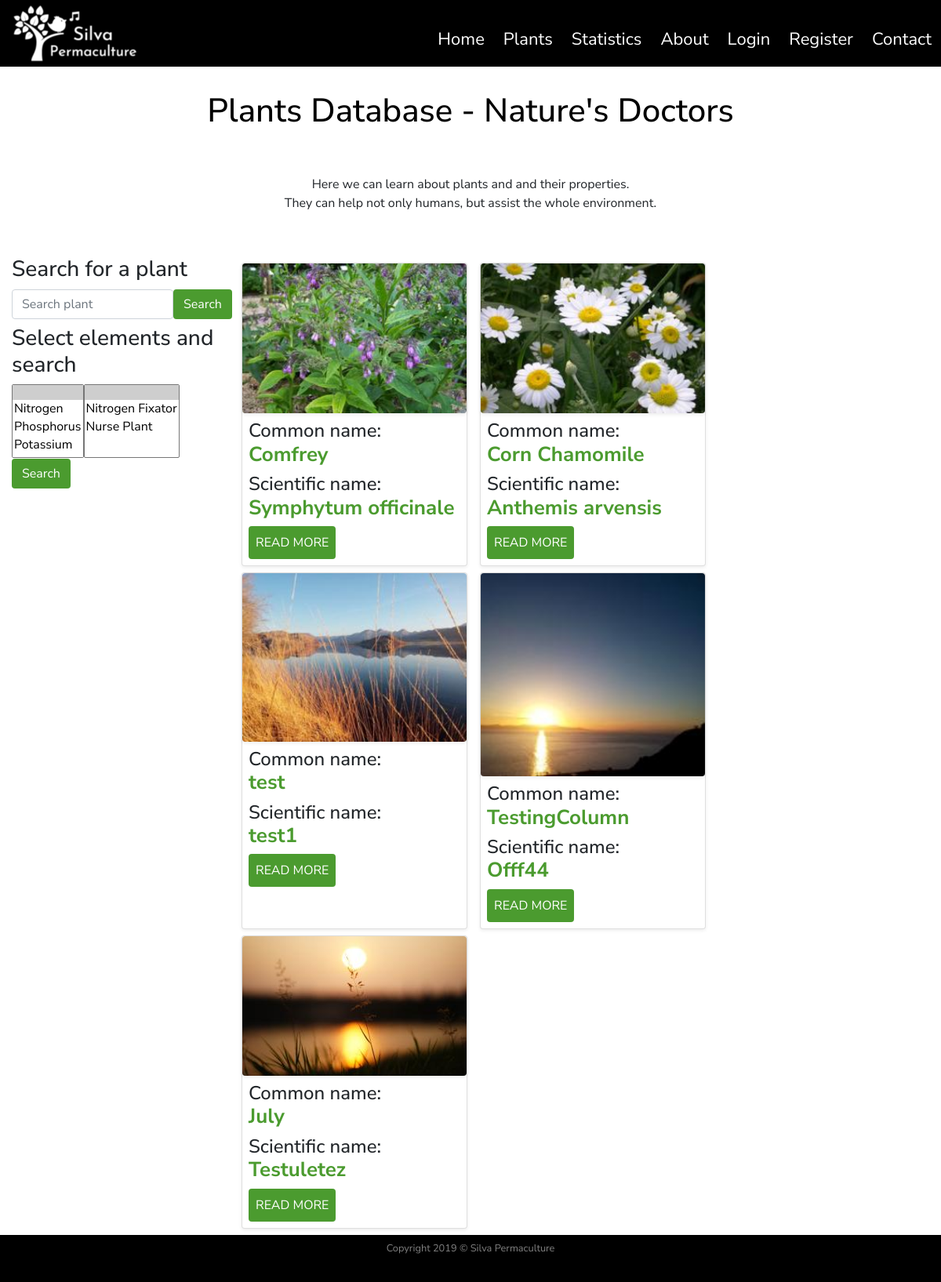
/plants, run on an earlier commit of the app's database.
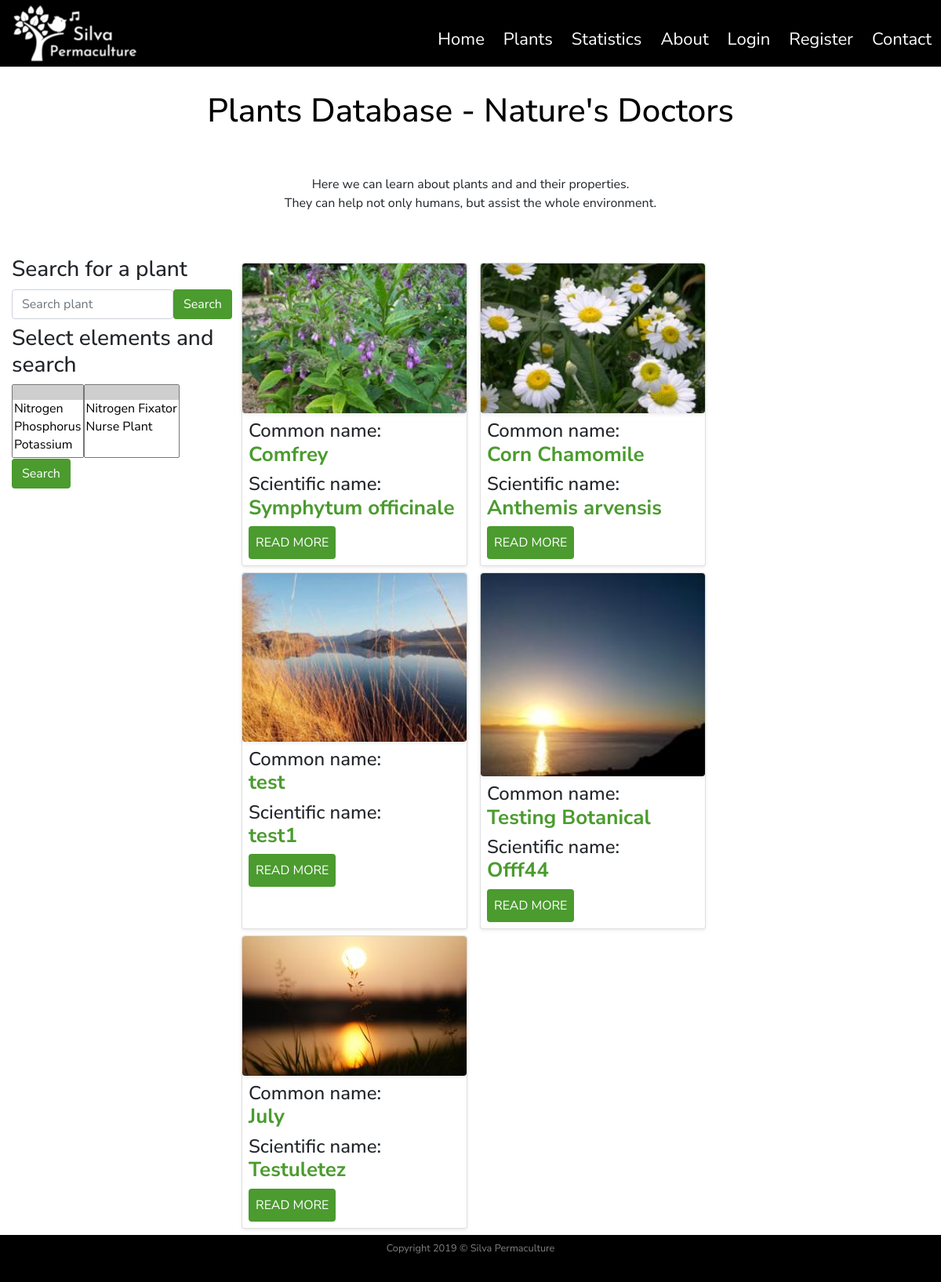
And on a later commit of the database.
### silvapermaculture/models.py (models this page shows, shortened)
class SearchitMixin(object):
    @classmethod
    def search(cls, expression, page, per_page):
        ids, total = search_index(cls.__tablename__, expression, page, per_page)
        if total == 0:
            return cls.query.filter_by(id=0), 0
        when = []
        for i in range(len(ids)):
            when.append((ids[i],i))
        return cls.query.filter(cls.id.in_(ids)).order_by(
            db.case(when, value=cls.id)), total

class Plants(SearchitMixin, db.Model):
    __searchit__ = ['common_name', 'botanical_name', 'medicinal', 'region']
    id = db.Column(db.Integer, primary_key=True)
    common_name = db.Column(db.String(40), nullable=False)
    botanical_name = db.Column(db.String(80), unique=True, nullable=False)
    short_description = db.Column(db.Text, nullable=False)
    medicinal = db.Column(db.Text, nullable=False)
    other_uses = db.Column(db.Text, nullable=False)
    habitats = db.Column(db.Text, nullable=False)
    region = db.Column(db.Text, nullable=False)
    image_file = db.Column(db.String(20), default='default_plant_pic.jpg')
    date_added = db.Column(db.DateTime, nullable=False, default=datetime.utcnow)
    user_id = db.Column(db.Integer, db.ForeignKey('user.id'), nullable=False)
    dna = db.relationship('DNA', secondary = plants_dna_table)  # Dynamic_Nutrient_Accumulated
    nfn = db.relationship('NFN', secondary = plants_nfn_table)  # Nitrogen_Fixers_Nursing

### silvapermaculture/routes.py (the view)
@app.route("/plants")
def plants():
    plants = Plants.query.all()
    search = SearchForm()
    searchn = SearchFormN()
    return render_template('plants.html', title= 'Plants Database', plants=plants, search=search, searchn=searchn)

### silvapermaculture/forms.py
class SearchForm(FlaskForm):
    q = StringField(('Search plant'), validators=[DataRequired(),Length(max=60)])
    def __init__(self, *args, **kwargs):
        if 'formdata' not in kwargs:
            kwargs['formdata'] = request.args
        if 'csrf_enabled' not in kwargs:
            kwargs['csrf_enabled'] = False
        super(SearchForm, self).__init__(*args, **kwargs)
    submit = SubmitField('Search')

class SearchFormN(FlaskForm):
    dna = QuerySelectMultipleField('Select Element', validators=[DataRequired()], query_factory=enabled_dna, allow_blank=True, get_label='element')
    nfn = QuerySelectMultipleField('Select Property', validators=[DataRequired()], query_factory=enabled_nfn, allow_blank=True,
                                   get_label='plant_extra')
    def __init__(self, *args, **kwargs):
        if 'formdata' not in kwargs:
            kwargs['formdata'] = request.args
        if 'csrf_enabled' not in kwargs:
            kwargs['csrf_enabled'] = False
        super(SearchFormN, self).__init__(*args, **kwargs)
    submit = SubmitField('Search')

### silvapermaculture/forms.py (called while the page is built)
def enabled_dna():
    return DNA.query

def enabled_nfn():
    return NFN.query

### silvapermaculture/templates/plants.html
{% extends "layout.html" %}
    {% block content %}
        <div class="row">
            <div class="col-12">
                <h1 class="text-center my-4 py-2" id="headingOther">Plants Database - Nature's Doctors</h1>
            </div>
        </div>
        <div class="row my-3">
            <div class="col-12 mb-2">
                <p class="text-center p-2">Here we can learn about plants and and their properties.<br/>
                    They can help not only humans, but assist the whole environment. <br/>
                </p>
            </div>
        </div>
        <div class="row">
            <div class="col-12 col-lg-3">
                <h3 class="my-2 text-left">Search for a plant</h3>
                <form class="form-inline my-2 my-lg-0" method="get" action="{{url_for('search')}}">
                    <div class="form-group row">
                        <div class="col-12 ">
                    {{ search.q(size=20, class="form-control", placeholder=search.q.label.text) }}
                         </div>
                    </div>
                    <div class="col-1 m-0 p-0 mb-3 mb-sm-0 mr-lg-3">
                    {{ search.submit(class="btn btn-search") }}
                     </div>
                </form>
                <h3 class="my-2 text-left">Select elements and search</h3>
                <form class="form-inline my-2 my-lg-0" method="get" action="{{url_for('searchn') }}">
                        <div class="form-group row">
                                  {% if searchn.dna.errors %}
                                    {{ searchn.dna(class="form-control form-control-lg is-invalid") }}
                                    <div class="invalid-feedback">
                                        {% for error in searchn.dna.errors %}
                                            <span>{{ error }}</span>
                                        {% endfor %}
                                    </div>
                                  {% else %}
                                  <div class="col-12">
                                  {{ searchn.dna(class_="selectpicker", multiple=True) }}
                                  </div>
                                  {% endif %}
                        </div>
                        <div class="form-group row">
                                  {% if searchn.nfn.errors %}
                                    {{ searchn.nfn(class="form-control form-control-lg is-invalid") }}
                                    <div class="invalid-feedback">
                                        {% for error in searchn.nfn.errors %}
                                            <span>{{ error }}</span>
                                        {% endfor %}
                                    </div>
                                  {% else %}
                                   <div class="col-12">
                                  {{ searchn.nfn(class_="selectpicker", multiple=True) }}
                                   </div>
                                  {% endif %}
                        </div>
                        <div class="col-12 m-0 p-0">
                        {{ searchn.submit(class="btn btn-search ") }}
                        </div>
                </form>
            </div>
            <div class="col-12 col-lg-9 mt-lg-3">
                <div class="row">
                         {% for plant in plants %}
                        <div class="card shadow-sm my-2 my-lg-0 mx-lg-2 mb-lg-2" style="width: 18rem;">
                            <img class="img-fluid rounded shadow-sm" src="{{ url_for('static', filename='img/plants/' + plant.image_file) }}"  alt="Default plant image"/>
                              <div class="card-body p-2">
                                <h4 class="text-left">Common name:<br/> <span class="titles">{{ plant.common_name }}</span></h4>
                                <h4 class="text-left">Scientific name:<br/> <span class="titles">{{ plant.botanical_name }} </span></h4>
                                <a class="btn btn-readmore p-2" href="{{ url_for('plant', plant_id=plant.id) }}">READ MORE</a>
                              </div>
                        </div>
                        {% endfor %}
                </div>
            </div>
        </div>
    {% endblock content %} #Jinja2 allows to put the name of the block here so to know which block is closing if we have multiple.

### silvapermaculture/templates/layout.html (shortened to what this page needs)
<!doctype html>
<html lang="en">
<head>
    <link rel="stylesheet" href="https://stackpath.bootstrapcdn.com/bootstrap/4.3.1/css/bootstrap.min.css">
    <link rel="stylesheet" href="https://cdn.jsdelivr.net/npm/bootstrap-select@1.13.9/dist/css/bootstrap-select.min.css">
    <link rel="stylesheet" href="https://use.fontawesome.com/releases/v5.3.1/css/all.css"
crossorigin="anonymous">
    <link rel="stylesheet" href="{{ url_for('static', filename='css/style.css') }}" type="text/css">
</head>
<body class="d-flex flex-column">
<header>
    <div class="container-fluid">
                <div class="row">
                    <div class="col-12 col-sm-12 p-0">
                        <nav class="navbar navbar-expand-lg bg-black p-0  ">
                            <a class="navbar-brand  ml-3" href="{{ url_for('index') }}"><img class="img-fluid" src="{{ url_for('static', filename='img/logo_silva_white.png') }}" alt="Bird singing and Silva Permaculture text."/></a>
                            <div class="collapse navbar-collapse justify-content-end" id="navbarNav">
                                <ul class="navbar-nav mt-3">
                                    <li class="nav-item mx-1">
                                        <a class="nav-link items" href="{{ url_for('index') }}">Home<span class="sr-only">(current)</span></a>
                                    </li>
                                    <li class="nav-item mx-1">
                                        <a class="nav-link items" href="{{ url_for('plants') }}">Plants</a>
                                    </li>
                                    <li class="nav-item mx-1">
                                        <a class="nav-link items" href="{{ url_for('statistics') }}">Statistics</a>
                                    </li>
                                    <li class="nav-item mx-1">
                                        <a class="nav-link items" href="{{ url_for('about') }}">About</a>
                                    </li>
                                    {% if current_user.is_authenticated %}
                                         <li class="nav-item mx-1">
                                            <a class="nav-link items"  href="{{ url_for('new_plant') }}">Add Plant</a>
                                        </li>
                                        <li class="nav-item mx-1">
                                            <a class="nav-link items"  href="{{ url_for('account') }}">Account</a>
                                        </li>
                                        <li class="nav-item mx-1">
                                            <a class="nav-link items"  href="{{ url_for('logout') }}">Logout</a>
                                        </li>
                                    {% else %}
                                        <li class="nav-item mx-1">
                                            <a class="nav-link items" href="{{ url_for('login') }}">Login</a>
                                        </li>
                                        <li class="nav-item mx-1">
                                            <a class="nav-link items" href="{{ url_for('register') }}">Register</a>
                                        </li>
                                    {% endif %}
                                    <li class="nav-item mx-1">
                                        <a class="nav-link items"  href="{{ url_for('contact') }}">Contact</a>
                                    </li>
                                </ul>
                            </div>
                        </nav>
                    </div>
                </div>
            </div>
</header>
<main>
    <div class="container-fluid">
                {% block content %}
                {% endblock content %}
    </div>
</main>
<div class="container-fluid">
    <div class="row ">
        <div class="col-12 p-0 my-0">
            <footer  class="bg-black text-white-50">
                <div class="text-center  py-1">
                  <small class="py-2">Copyright 2019 &copy; Silva Permaculture</small>
                </div>
            </footer>
        </div>
    </div>
</div>
</body>
</html>

### silvapermaculture/static/css/style.css (style rules this page uses)
html, body { height: 100% }
body { font-family: 'Nunito Sans', sans-serif; font-size: 16px; display: flex; flex-direction: column; }
.bg-black { background-color: black }
.items { color:white; font-size:22px; transition: all .5s; }
main { flex: 1 0 auto }
#headingOther { color: black; font-size: 42px; }
.titles { color: #4B9B2F; font-size:26px; font-weight: bold }
.btn-readmore, .btn-search { background-color: #4B9B2F; color:white; transition: all .6s }
footer { flex-shrink: 0; height: 60px; }

What changed in the data, as far as the page shows it:
changed Plants "Offf44": common_name "TestingColumn" → "Testing Botanical"
